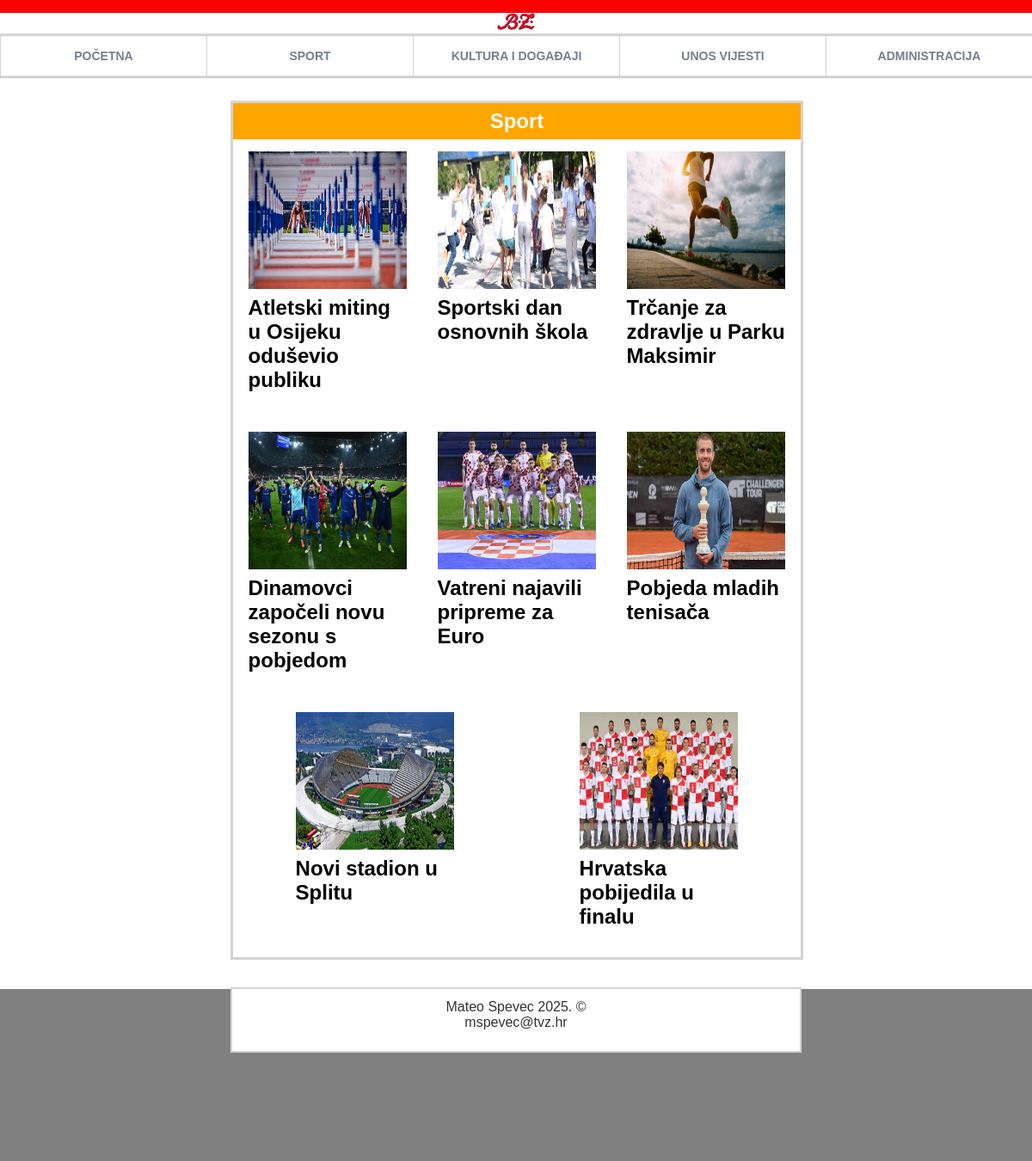
The app's page /kategorija.php?kategorija=sport with its own data.
### tables this page shows
CREATE TABLE `vijesti` (
  `id` int(11) NOT NULL,
  `datum` varchar(32) NOT NULL,
  `naslov` varchar(64) NOT NULL,
  `sazetak` text NOT NULL,
  `tekst` text NOT NULL,
  `slika` varchar(64) NOT NULL,
  `kategorija` varchar(64) NOT NULL,
  `arhiva` tinyint(1) NOT NULL
);

### kategorija.php (the view, shortened to what this page needs)
<?php
    $kategorija = $_GET['kategorija'] ?? '';
    $klasa = ($kategorija === 'sport') ? 'prvaKategorija' : 'drugaKategorija';
    $naslov = ($kategorija === 'sport') ? 'Sport' : 'Kultura i događaji';
?>
<!DOCTYPE html>
<html lang="hr">
    <head>
        <link rel="stylesheet" type="text/css" href="style.css">
    </head>
    <body>
        <div id="crveni"></div>
        <header>
            <img src="images/BZ_logo.svg" alt="Logo" id="logo">
            <nav>
                <ul>
                    <li><a href="index.php">POČETNA</a></li>
                    <li><a href="kategorija.php?kategorija=sport">SPORT</a></li>
                    <li><a href="kategorija.php?kategorija=kultura">KULTURA I DOGAĐAJI</a></li>
                    <li><a href="unos.php">UNOS VIJESTI</a></li>
                    <li><a href="administracija.php">ADMINISTRACIJA</a></li>
                </ul>
            </nav>
        </header>
        <main>
            <?php include 'konekcija.php';
            ?>
            <section>
                <?php
                $query = "SELECT * FROM vijesti WHERE arhiva=0 AND kategorija='$kategorija' ORDER BY id DESC";
                $result = mysqli_query($dbc, $query);
                echo "<h1 id=\"$klasa\">$naslov</h1>";
                echo '<div class="artikli">';
                while($row = mysqli_fetch_array($result)) {
                    echo '<article>';
                    echo '<img src="' . UPLPATH . $row['slika'] . '">';
                    echo '<h2 class="title">';
                    echo '<a href="clanak.php?id='.$row['id'].'">';
                    echo $row['naslov'];
                    echo '</a></h2>';
                    echo '</article>';
                    }
                    echo '</div>';
                ?>
            </section>
        </main>
        <footer>
            <div id="footerDiv">
                <p>Mateo Spevec 2025. &copy;</p>
                <p>mspevec@tvz.hr</p>
            </div>
        </footer>
    </body>
</html>

### style.css (style rules this page uses)
body { font-family: Arial, sans-serif; background-color: white; padding: 0; margin: 0.0%; }
#crveni { background-color: red; width: 100%; height: 15px; }
header { margin-bottom: 2.5%; }
#logo { width: 3.7%; display: block; margin: 0 auto; margin-bottom: 0.5%; }
nav { width: 100%; border: 1px solid lightgray; border-right: 0px; box-shadow: 0px 0px 0px 2px lightgray; }
nav ul { display: flex; justify-content: space-around; align-items: center; list-style: none; margin: 0; padding: 0; }
nav li { flex: 1; text-align: center; position: relative; list-style-type: none; }
nav a { display: block; padding: 15px 10px; text-decoration: none; color: slategray; font-weight: bold; font-size: 14px; text-transform: uppercase; border-right: 1px solid lightgray; }
main { width: 55%; margin: 0 auto; margin-bottom: 2%; }
section { padding: 0; width: 100%; margin: 0 auto; display: flex; flex-direction: column; border: 1px solid lightgray; box-shadow: 0px 0px 0px 2px lightgray; margin-bottom: 1%; margin-top: 1%; }
#prvaKategorija { margin: 0 auto; width: 100%; background-color: orange; text-align: center; color: white; padding: 7px 0px; }
.artikli { display: flex; justify-content: space-around; flex-wrap: wrap; }
.artikli article { width: 32%; padding: 2%; text-align: left; box-sizing: border-box; display: flex; flex-direction: column; justify-content: flex-start; }
article img { width: 100%; }
.artikli article img { width: 100%; height: 160px; display: block; }
article h2 { margin-top: 8px; }
.artikli article { word-wrap: break-word; overflow-wrap: break-word; white-space: normal; }
.clanak h1, h4, p { margin-left: 1%; margin-bottom: 2%; }
footer { width: 100%; margin-top: 3%; padding-top: 0; border-right: 0px; box-shadow: 0px 0.5px lightgray; display: flex; justify-content: center; align-items: flex-start; background-color: grey; height: 200px; }
#footerDiv { background-color: white; text-align: center; width: 55%; margin-top: 0px; padding-top: 1%; padding-bottom: 2%; box-shadow: 0px 0px 0px 2px lightgray; }
#footerDiv p { margin: 0; color: #333; }
a { text-decoration: none; color: black; }

### records on screen
vijesti: slika (picture), naslov "Atletski miting u Osijeku oduševio publiku"
vijesti: slika (picture), naslov "Sportski dan osnovnih škola"
vijesti: slika (picture), naslov "Trčanje za zdravlje u Parku Maksimir"
vijesti: slika (picture), naslov "Dinamovci započeli novu sezonu s pobjedom"
vijesti: slika (picture), naslov "Vatreni najavili pripreme za Euro"
vijesti: slika (picture), naslov "Pobjeda mladih tenisača"
vijesti: slika (picture), naslov "Novi stadion u Splitu"
vijesti: slika (picture), naslov "Hrvatska pobijedila u finalu"

### other values on screen
$naslov "Sport"
